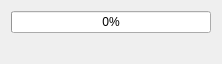
<?xml version="1.0" encoding="UTF-8"?>
<ui version="4.0">
 <class>LoadingWidget</class>
 <widget class="QWidget" name="LoadingWidget">
  <property name="geometry">
   <rect>
    <x>0</x>
    <y>0</y>
    <width>218</width>
    <height>62</height>
   </rect>
  </property>
  <property name="windowTitle">
   <string>Form</string>
  </property>
  <layout class="QVBoxLayout" name="verticalLayout">
   <item>
    <widget class="QProgressBar" name="progressBar">
     <property name="minimumSize">
      <size>
       <width>200</width>
       <height>0</height>
      </size>
     </property>
     <property name="value">
      <number>0</number>
     </property>
    </widget>
   </item>
   <item>
    <widget class="QLabel" name="label">
     <property name="text">
      <string/>
     </property>
    </widget>
   </item>
  </layout>
 </widget>
 <resources/>
 <connections/>
</ui>
